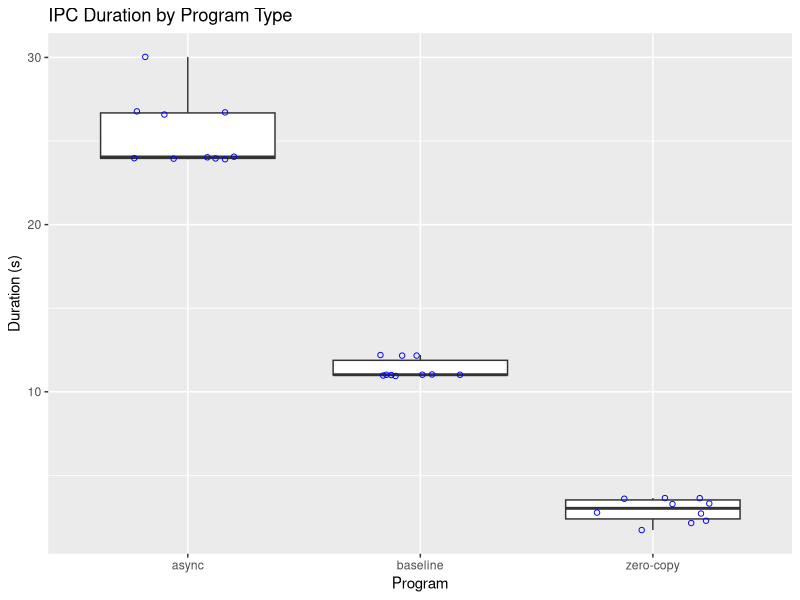
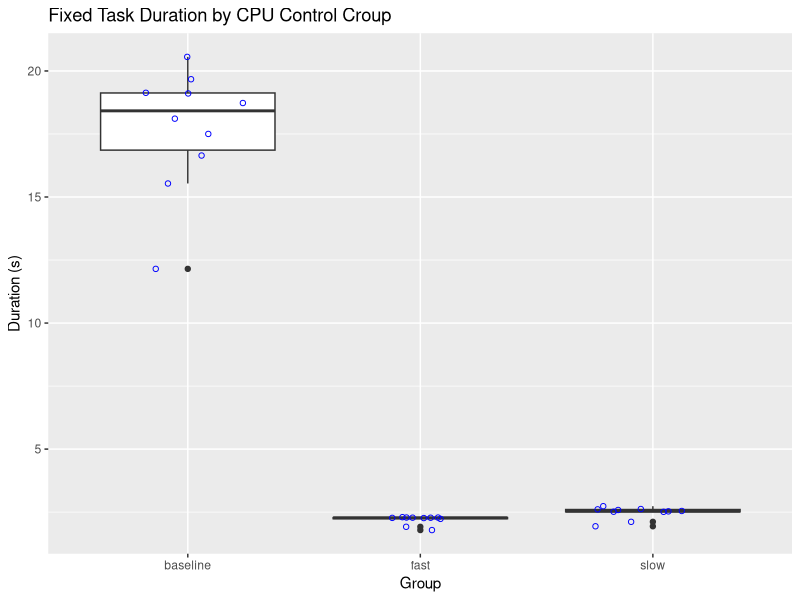
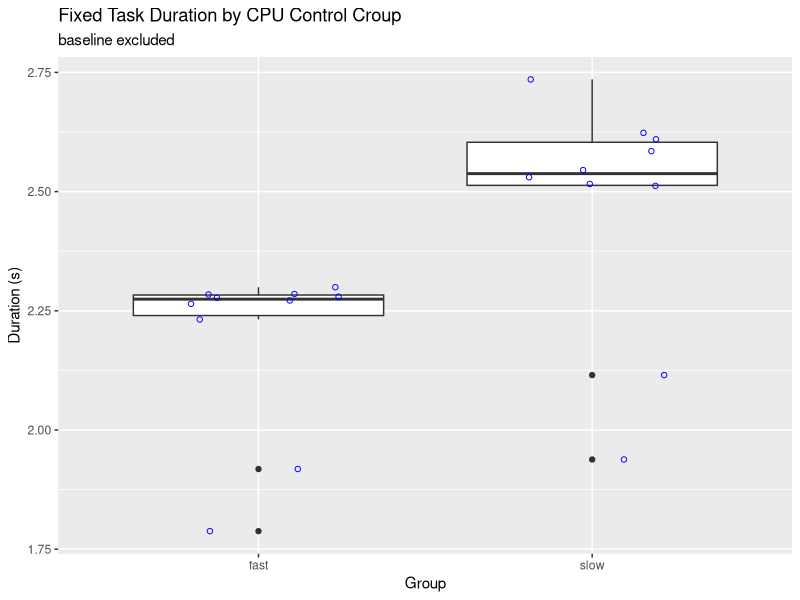

Source code (R) for these figures, in order:
#!/bin/env Rscript

library(tidyverse)

ipc <- read.csv("csvs/ipc.csv")

ipc$start_time <- as.POSIXct(ipc$start_time, format = "%Y-%m-%d %H:%M:%OS", tz = "UTC")
ipc$end_time <- as.POSIXct(ipc$end_time, format = "%Y-%m-%d %H:%M:%OS", tz = "UTC")
ipc$duration <- as.numeric(ipc$end_time - ipc$start_time)
ipc$cycles <- as.numeric(ipc$end_cycles - ipc$start_cycles)

ipc_mean <- ipc %>%
  group_by(program) %>%
  summarize(mean_duration = mean(duration),
            min_duration = min(duration),
            max_duration = max(duration),
            sd_duration = sd(duration),
            mean_cycles = mean(cycles),
            min_cycles = min(cycles),
            max_cycles = max(cycles),
            sd_cycles = sd(cycles))

print(ipc_mean, n = Inf, width = Inf)

ggplot(data = ipc, aes(x = program, y = duration)) +
  geom_boxplot() +
  geom_jitter(width = 0.25, height = 0, colour = "blue", shape = 21) +
  labs(x = "Program", y = "Duration (s)", title = "IPC Duration by Program Type")

cgroups <- read.csv("csvs/cgroups.csv")

cgroups_mean <- cgroups %>%
  group_by(cgroup) %>%
  summarize(mean_duration = mean(duration),
            min_duration = min(duration),
            max_duration = max(duration),
            sd_duration = sd(duration),
            mean_cycles = mean(cycles),
            min_cycles = min(cycles),
            max_cycles = max(cycles),
            sd_cycles = sd(cycles))

print(cgroups_mean, n = Inf, width = Inf)

ggplot(data = cgroups, aes(x = cgroup, y = duration)) +
  geom_boxplot() +
  geom_jitter(width = 0.25, height = 0, colour = "blue", shape = 21) +
  labs(x = "Group", y = "Duration (s)", title = "Fixed Task Duration by CPU Control Croup")

ggplot(data = filter(cgroups, cgroup != "baseline"), aes(x = cgroup, y = duration)) +
  geom_boxplot() +
  geom_jitter(width = 0.25, height = 0, colour = "blue", shape = 21) +
  labs(x = "Group", y = "Duration (s)", title = "Fixed Task Duration by CPU Control Croup", subtitle = "baseline excluded")
